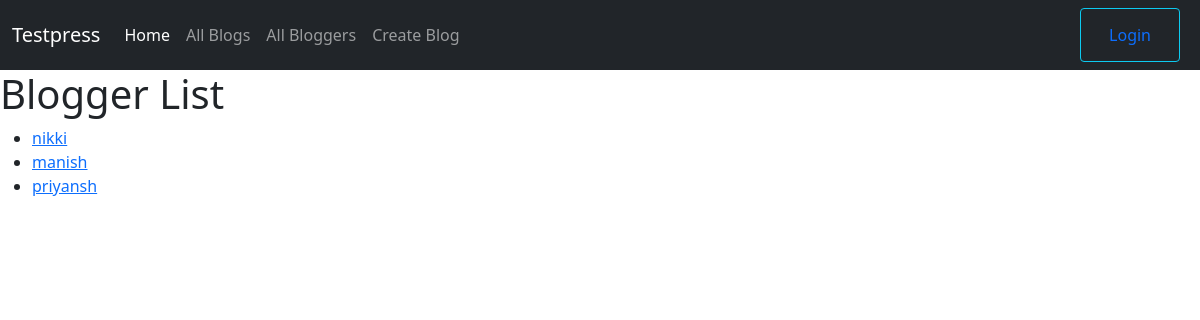
The page /blog/bloggers/ on the database as committed earlier.
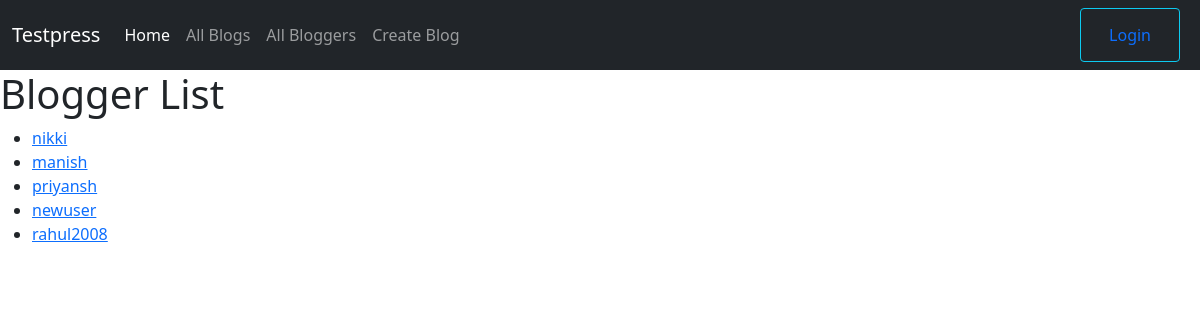
The same page on the database as committed later.
### blog/models.py (models this page shows, shortened)
class Blogger(models.Model):
    name = models.OneToOneField(User, on_delete=models.CASCADE, null=True)
    bio_information = models.TextField(max_length=1000, null=True)
    def get_absolute_url(self):
        return reverse('blogger-detail', args=[str(self.id)])

### blog/views.py (the view)
# urls.py: path('bloggers/', views.BloggerListView.as_view(), name='bloggers'),
class BloggerListView(generic.ListView):
    model = Blogger

### blog/templates/blog/blogger_list.html
{% extends "base_generic.html" %}
{% block content %}
<h1>Blogger List</h1>
{% if blogger_list %}
  <ul>
  {% for blogger in blogger_list %}
    <li>
      <a href="{{ blogger.get_absolute_url }}">{{ blogger.name }}</a>
    </li>
  {% endfor %}
 </ul>
{% else %}
  <p>There are no authors available.</p>
{% endif %}
{% endblock %}

Rows that differ between the two databases and show on the page:
added Blogger: name "newuser"
added Blogger: name "rahul2008"
